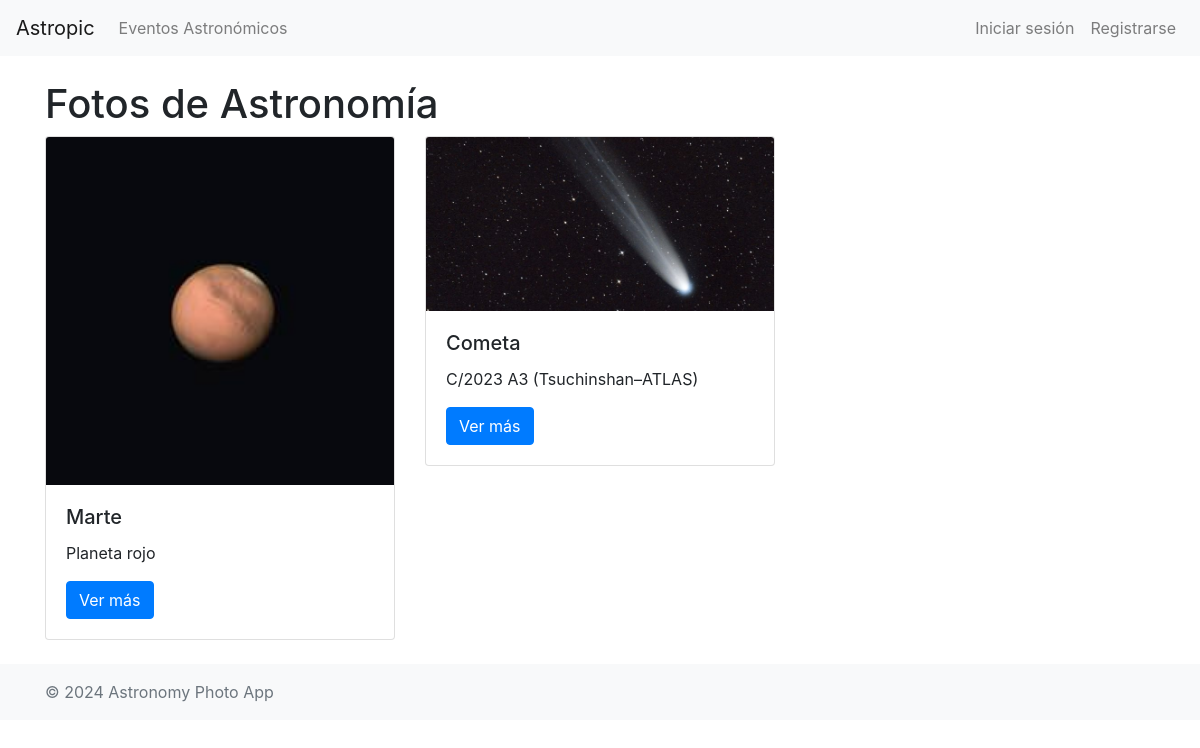
Before: / with the older database file.
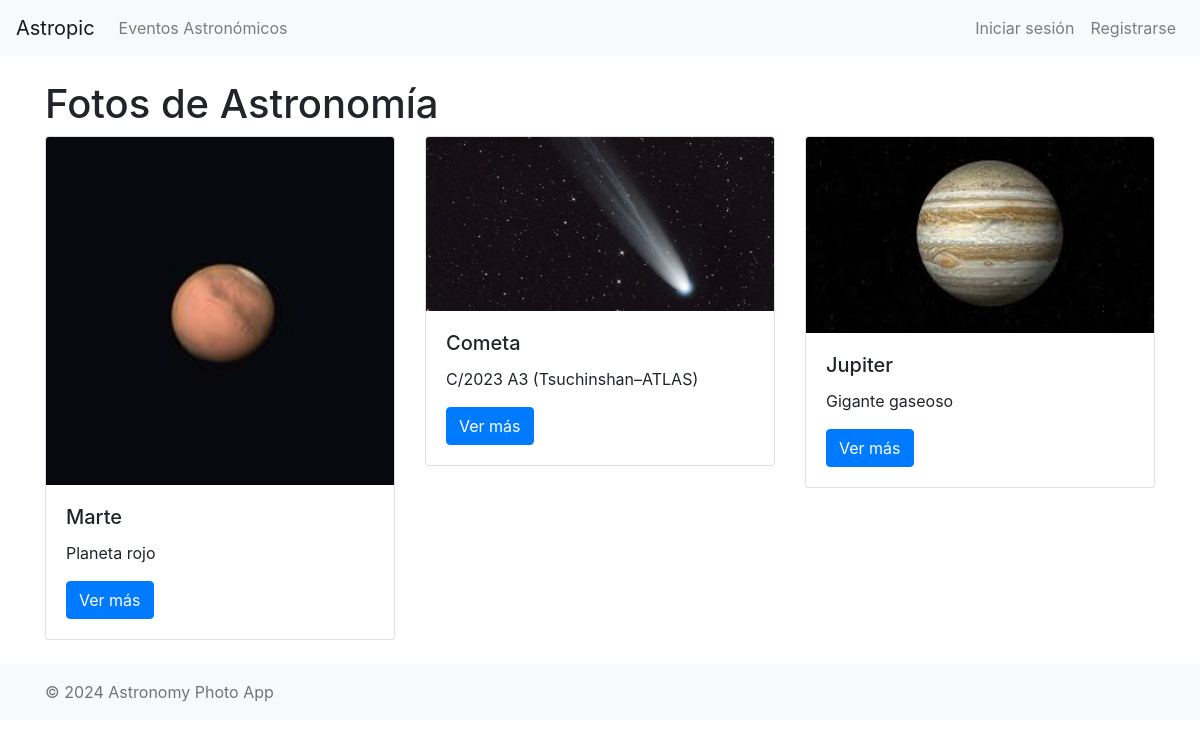
After: the same page with the newer database file.
### astropic/models.py (models this page shows, shortened)
class Photo(models.Model):
    title = models.CharField(max_length=255)
    description = models.TextField(blank=True)
    image = models.ImageField(upload_to='photos/', blank=True)
    user = models.ForeignKey(User, on_delete=models.CASCADE)
    event = models.ForeignKey('AstronomicalEvent', null=True, blank=True, on_delete=models.SET_NULL)
    created_at = models.DateTimeField(auto_now_add=True)

### astropic/views.py (the view)
# urls.py: path('', PhotoListView.as_view(), name='photo-list'),
class PhotoListView(ListView):
    model = Photo
    template_name = 'photos/photo_list.html'
    context_object_name = 'photos'
    paginate_by = 12

### astropic/templates/photos/photo_list.html (shortened to what this page needs)
{% extends 'base.html' %}
{% block content %}
    <h1>Fotos de Astronomía</h1>
    <div class="row">
        {% for photo in photos %}
            <div class="col-md-4 mb-4">
                <div class="card">
                    <img src="{{ photo.image.url }}" class="card-img-top" alt="{{ photo.title }}">
                    <div class="card-body">
                        <h5 class="card-title">{{ photo.title }}</h5>
                        <p class="card-text">{{ photo.description|truncatewords:20 }}</p>
                        <a href="{% url 'photo-detail' photo.pk %}" class="btn btn-primary">Ver más</a>
                    </div>
                </div>
            </div>
        {% empty %}
            <p>No hay fotos disponibles.</p>
        {% endfor %}
    </div>
{% endblock %}

### astropic/templates/base.html (shortened to what this page needs)
<!DOCTYPE html>
<html lang="es">
<head>
    <link rel="stylesheet" href="https://maxcdn.bootstrapcdn.com/bootstrap/4.5.2/css/bootstrap.min.css">
</head>
<body>
    <nav class="navbar navbar-expand-lg navbar-light bg-light">
        <a class="navbar-brand" href="{% url 'photo-list' %}">Astropic</a>
        <div class="collapse navbar-collapse" id="navbarNav">
            <ul class="navbar-nav mr-auto">
                <li class="nav-item">
                    <a class="nav-link" href="{% url 'event-list' %}">Eventos Astronómicos</a>
                </li>
            </ul>
            <ul class="navbar-nav ml-auto">
                {% if user.is_authenticated %}
                    <li class="nav-item">
                        <form method="post" action="{% url 'logout' %}" style="display:inline;">
                            {% csrf_token %}
                            <button type="submit" class="btn btn-link nav-link" style="border:none; background:none;">Cerrar sesión</button>
                        </form>
                    </li>
                    <li class="nav-item">
                        <span class="navbar-text">Hola, {{ user.username }}!</span>
                    </li>
                {% else %}
                    <li class="nav-item">
                        <a class="nav-link" href="{% url 'login' %}">Iniciar sesión</a>
                    </li>
                    <li class="nav-item">
                        <a class="nav-link" href="{% url 'signup' %}">Registrarse</a>
                    </li>
                {% endif %}
            </ul>
        </div>
    </nav>
    <div class="container mt-4">
        {% block content %}{% endblock %}
    </div>
    <footer class="footer mt-auto py-3 bg-light">
        <div class="container">
            <span class="text-muted">© 2024 Astronomy Photo App</span>
        </div>
    </footer>
</body>
</html>

Changed rows visible on the page:
added Photo: image (picture), title "Jupiter", description "Gigante gaseoso"
